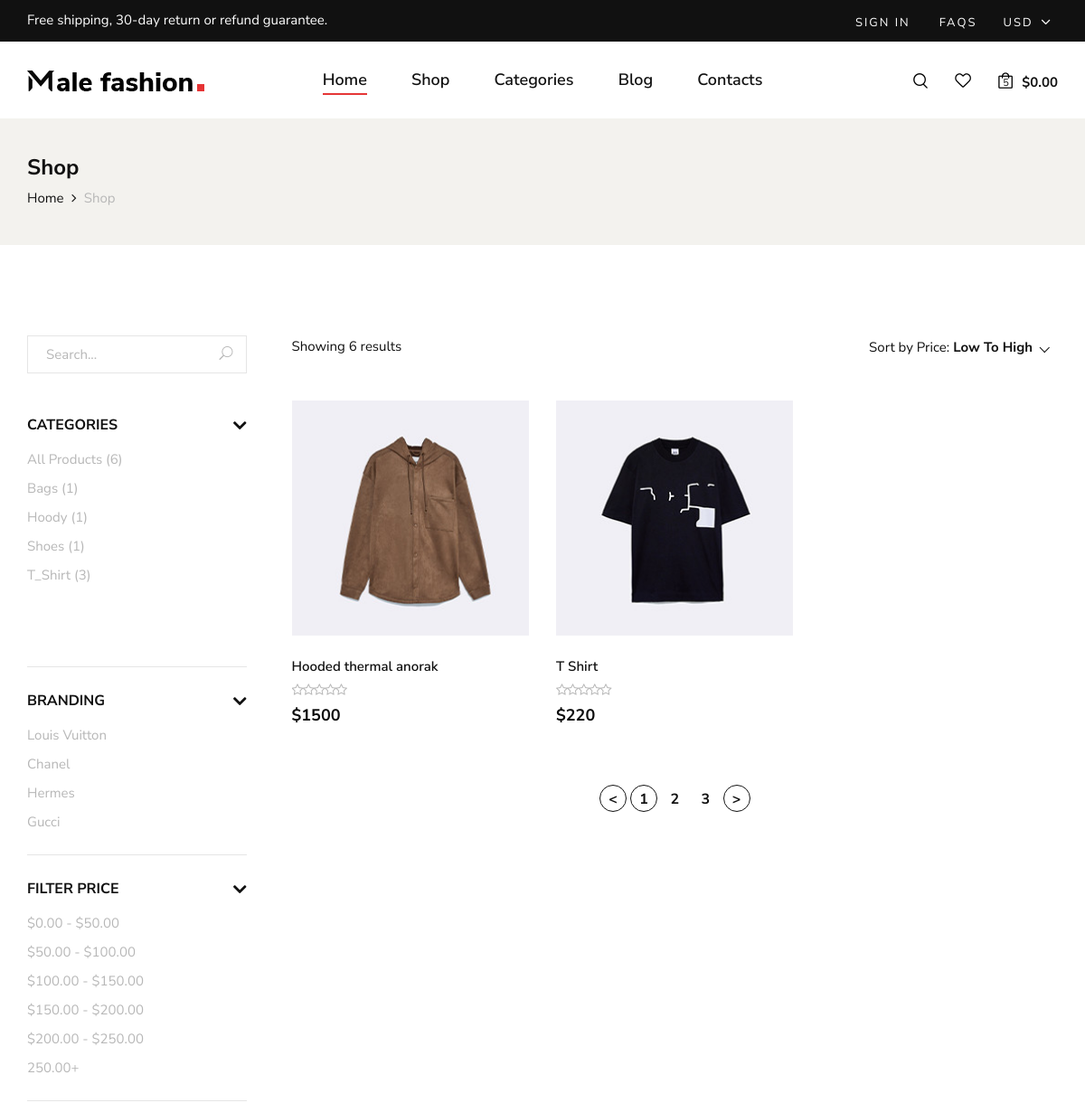
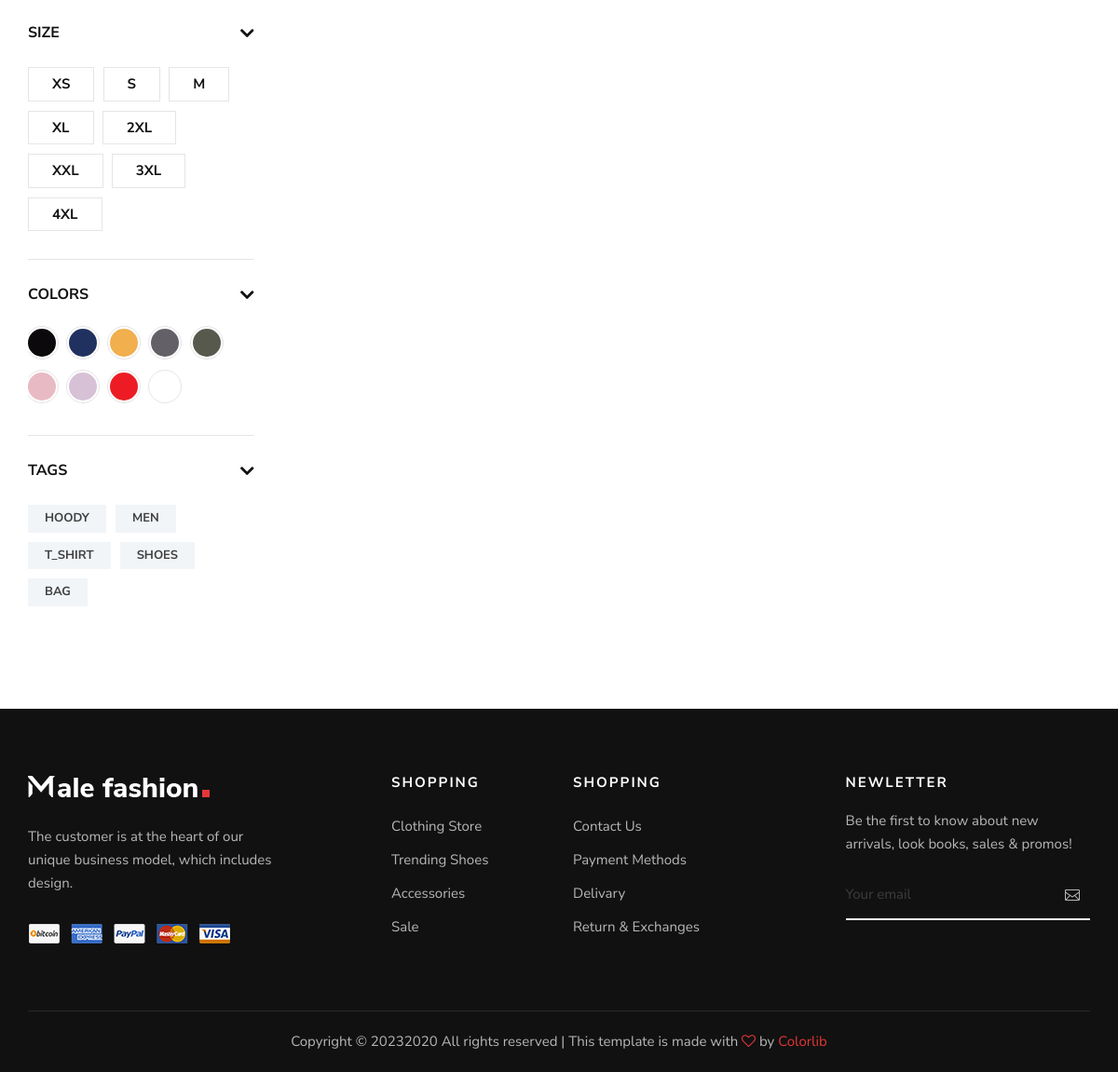
/store/, run on the app's committed database (2 pictures, top to bottom).
### category/models.py (models this page shows)
class Category(models.Model):
    category_name = models.CharField(unique=True, max_length=50)
    slug = models.SlugField(unique=True, max_length=100)
    image = models.ImageField( upload_to='cat_img' , blank=True)
    clas = models.CharField(max_length=50 ,blank=True ,null=True)
    description = models.TextField(max_length=10000,blank=True ,null=True)
    class Meta:
        verbose_name = 'category'
        verbose_name_plural = 'categories'
    def get_url(self):
        return reverse('product_by_category',args=[self.slug])
    def __str__(self):
        return str(self.category_name)

### store/models.py (models this page shows)
class Product(models.Model):
    name = models.CharField( max_length=50 , unique=True)
    slug = models.SlugField(max_length=50 , unique=True)
    description = models.TextField( max_length=2000 , blank=True)
    image = models.ImageField( upload_to='product_img')
    price = models.IntegerField()
    discount = models.IntegerField(default=0)
    stock = models.IntegerField()
    is_available = models.BooleanField(default=True)
    tags = TaggableManager()
    category = models.ForeignKey("category.Category",related_name=("product"), verbose_name=("category product"), on_delete=models.CASCADE)
    created_at = models.DateTimeField(auto_now_add=True)
    modified_date = models.DateField( auto_now=True)
    def get_absolute_url(self):
        return reverse("product_detail", args=[self.category.slug ,self.slug])
    def __str__(self):
        return self.name

### store/views.py (the view)
# urls.py: path('store/' , include('store.urls')),
def store(request , category_slug=None):
    categories = None
    products = None
    if category_slug != None:
        categories = get_object_or_404(Category, slug=category_slug)
        products = Product.objects.filter(category=categories, is_available=True)
        paginator = Paginator(products, 12)  # Show 25 contacts per page.
        page_number = request.GET.get("page")
        page_obj = paginator.get_page(page_number)
        product_count = products.count()
    else:
        products = Product.objects.all().filter(is_available=True).order_by('id')
        paginator = Paginator(products,2)  # Show 25 contacts per page.
        page_number = request.GET.get("page")
        page_obj = paginator.get_page(page_number)
        product_count = products.count()
    product = Product.objects.all().filter(is_available=True).order_by('id')
    all_product_count = product.count()
    tags = Tag.objects.all()
    context = {
        'products':page_obj,
        'product_count': product_count,
        'all_product_count':all_product_count,
        'tags':tags,
    }
    return render(request , 'product/store.html' , context)

### category/category_context.py (called while the page is built)
def menu_links(request):
    links = Category.objects.all().annotate(products_count=Count('product'))[:10]
    return dict(links=links)

### store/templates/product/store.html (shortened to what this page needs)
{% extends "base.html" %}
{% load static %}
{% block content %}
<section class="breadcrumb-option">
    <div class="container">
        <div class="row">
            <div class="col-lg-12">
                <div class="breadcrumb__text">
                    <h4>Shop</h4>
                    <div class="breadcrumb__links">
                        <a href="/">Home</a>
                        <span>Shop</span>
                    </div>
                </div>
            </div>
        </div>
    </div>
</section>
<section class="shop spad">
    <div class="container">
        <div class="row">
            <div class="col-lg-3">
                <div class="shop__sidebar">
                    <div class="shop__sidebar__search">
                        <form action="{% url 'search' %}">
                            <input type="text" name ="q" placeholder="Search...">
                            <button type="submit"><span class="icon_search"></span></button>
                        </form>
                    </div>
                    <div class="shop__sidebar__accordion">
                        <div class="accordion" id="accordionExample">
                            <div class="card">
                                <div class="card-heading">
                                    <a data-toggle="collapse" data-target="#collapseOne">Categories</a>
                                </div>
                                <div id="collapseOne" class="collapse show" data-parent="#accordionExample">
                                    <div class="card-body">
                                        <div class="shop__sidebar__categories">
                                            <ul class="nice-scroll">
                                                <li><a href="{% url 'store'%}">All Products ({{all_product_count}})</a></li>
                                                {% for category in links %}
                                                <li><a href="{{category.get_url}}">{{category}} ({{category.products_count}})</a></li>
                                                {% endfor %}
                                            </ul>
                                        </div>
                                    </div>
                                </div>
                            </div>
                            <div class="card">
                                <div class="card-heading">
                                    <a data-toggle="collapse" data-target="#collapseTwo">Branding</a>
                                </div>
                                <div id="collapseTwo" class="collapse show" data-parent="#accordionExample">
                                    <div class="card-body">
                                        <div class="shop__sidebar__brand">
                                            <ul>
                                                <li><a href="#">Louis Vuitton</a></li>
                                                <li><a href="#">Chanel</a></li>
                                                <li><a href="#">Hermes</a></li>
                                                <li><a href="#">Gucci</a></li>
                                            </ul>
                                        </div>
                                    </div>
                                </div>
                            </div>
                            <div class="card">
                                <div class="card-heading">
                                    <a data-toggle="collapse" data-target="#collapseThree">Filter Price</a>
                                </div>
                                <div id="collapseThree" class="collapse show" data-parent="#accordionExample">
                                    <div class="card-body">
                                        <div class="shop__sidebar__price">
                                            <ul>
                                                <li><a href="#">$0.00 - $50.00</a></li>
                                                <li><a href="#">$50.00 - $100.00</a></li>
                                                <li><a href="#">$100.00 - $150.00</a></li>
                                                <li><a href="#">$150.00 - $200.00</a></li>
                                                <li><a href="#">$200.00 - $250.00</a></li>
                                                <li><a href="#">250.00+</a></li>
                                            </ul>
                                        </div>
                                    </div>
                                </div>
                            </div>
                            <div class="card">
                                <div class="card-heading">
                                    <a data-toggle="collapse" data-target="#collapseFour">Size</a>
                                </div>
                                <div id="collapseFour" class="collapse show" data-parent="#accordionExample">
                                    <div class="card-body">
                                        <div class="shop__sidebar__size">
                                            <label for="xs">xs
                                            </label>
                                            <label for="sm">s
                                            </label>
                                            <label for="md">m
                                            </label>
                                            <label for="xl">xl
                                            </label>
                                            <label for="2xl">2xl
                                            </label>
                                            <label for="xxl">xxl
                                            </label>
                                            <label for="3xl">3xl
                                            </label>
                                            <label for="4xl">4xl
                                            </label>
                                        </div>
                                    </div>
                                </div>
                            </div>
                            <div class="card">
                                <div class="card-heading">
                                    <a data-toggle="collapse" data-target="#collapseFive">Colors</a>
                                </div>
                                <div id="collapseFive" class="collapse show" data-parent="#accordionExample">
                                    <div class="card-body">
                                        <div class="shop__sidebar__color">
                                            <label class="c-1" for="sp-1">
                                            </label>
                                            <label class="c-2" for="sp-2">
                                            </label>
                                            <label class="c-3" for="sp-3">
                                            </label>
                                            <label class="c-4" for="sp-4">
                                            </label>
                                            <label class="c-5" for="sp-5">
                                            </label>
                                            <label class="c-6" for="sp-6">
                                            </label>
                                            <label class="c-7" for="sp-7">
                                            </label>
                                            <label class="c-8" for="sp-8">
                                            </label>
                                            <label class="c-9" for="sp-9">
                                            </label>
                                        </div>
                                    </div>
                                </div>
                            </div>
                            <div class="card">
                                <div class="card-heading">
                                    <a data-toggle="collapse" data-target="#collapseSix">Tags</a>
                                </div>
                                <div id="collapseSix" class="collapse show" data-parent="#accordionExample">
                                    <div class="card-body">
                                        <div class="shop__sidebar__tags">
                                            {% for tag in tags %}
                                            <a href="{% url 'product_by_tags' tag%}">{{tag}}</a>
                                            {% endfor %}
                                        </div>
                                    </div>
                                </div>
                            </div>
                        </div>
                    </div>
                </div>
            </div>
            <div class="col-lg-9">
                <div class="shop__product__option">
                    <div class="row">
                        <div class="col-lg-6 col-md-6 col-sm-6">
                            <div class="shop__product__option__left">
                                <p>Showing {{product_count}} results</p>
                            </div>
                        </div>
                        <div class="col-lg-6 col-md-6 col-sm-6">
                            <div class="shop__product__option__right">
                                <p>Sort by Price:</p>
                            </div>
                        </div>
                    </div>
                </div>
                <div class="row">
                    {% for product in products %}
                    <div class="col-lg-4 col-md-6 col-sm-6">
                        <div class="product__item">
                            <div class="product__item__pic set-bg" data-setbg="{{product.image.url}}">
                            </div>
                            <div class="product__item__text">
                                <h6>{{product}}</h6>
                                <div class="rating">
                                    <i class="fa fa-star-o"></i>
                                    <i class="fa fa-star-o"></i>
                                    <i class="fa fa-star-o"></i>
                                    <i class="fa fa-star-o"></i>
                                    <i class="fa fa-star-o"></i>
                                </div>
                                <h5>${{product.price}}</h5>
                            </div>
                        </div>
                    </div>
                    {% endfor %}
                </div>
                <div class="row">
                    <div class="col-lg-12">
                        {% if products.has_other_pages %}
                        <div class="product__pagination">
                            {% if products.has_previous %}
                            <a class="active" href="?page={{products.previous_page_number}}">&lt;</a>
                            {% else %}
                            <a class="active">&lt;</a>
                            {% endif %}
                            {% for i in products.paginator.page_range  %}
                            {% if products.number == i %}
                            <a class="active" >{{i}}</a>
                            {% else %}
                                <a href="?page={{i}}">{{i}}</a>
                            {% endif %}
                            {% endfor %}
                            {% if products.has_next %}
                            <a class="active" href="?page={{products.next_page_number}}">&gt;</a>
                            {% else %}
                            <a class="active">&gt;</a>
                            {% endif %}
                        </div>
                        {% endif %}
                    </div>
                </div>
            </div>
        </div>
    </div>
</section>
{% endblock content %}

### data on the page
Category: category_name "Bags", products_count "1"
Category: category_name "Hoody", products_count "1"
Category: category_name "Shoes", products_count "1"
Category: category_name "T_Shirt", products_count "3"
Tag: name "HOODY"
Tag: name "MEN"
Tag: name "T_SHIRT"
Tag: name "SHOES"
Tag: name "BAG"
Product: shows a picture, name "Hooded thermal anorak", price "1500"
Product: shows a picture, name "T Shirt", price "220"

### other printed values
{{ all_product_count }} "6"
{{ product_count }} "6"
{{ i }} "1"
{{ i }} "2" "3"
